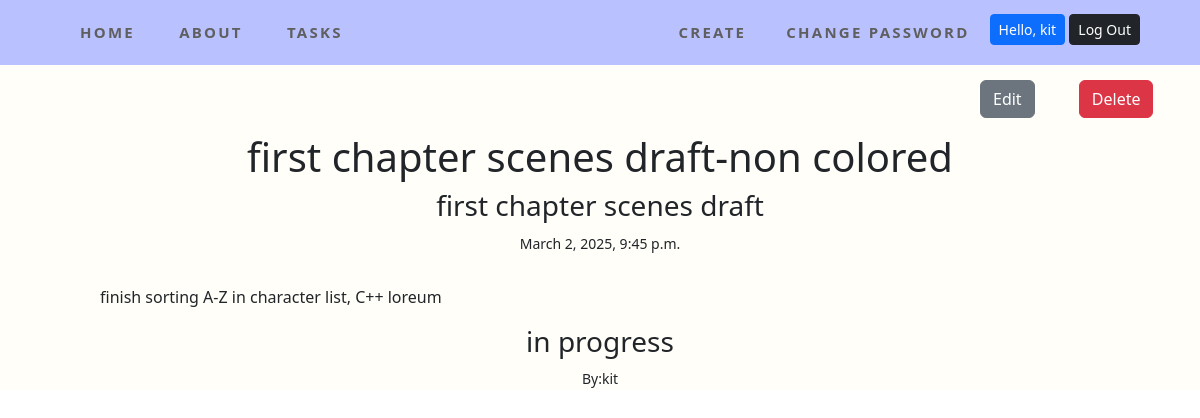
Page /issues/5/ (signed in) on the committed database.
### accounts/models.py (models this page shows)
class CustomUser(AbstractUser):
    role = models.ForeignKey(
        Role,
        on_delete=models.CASCADE,
        blank=True,
        null=True
    )
    team = models.ForeignKey(
        Team,
        on_delete=models.CASCADE,
        blank=True,
        null=True
    )

### issues/models.py (models this page shows, shortened)
class Issue(models.Model):
    name = models.CharField(max_length=64)
    summary = models.CharField(max_length=128)
    description = models.TextField()
    reporter = models.ForeignKey(
        get_user_model(),
        on_delete=models.CASCADE,
        blank=True,
        null=True,
    )
    assignee=models.ForeignKey(
        get_user_model(),
        on_delete=models.CASCADE,
        related_name="assignee",
        blank=True,
        null=True
    )
    created_on = models.DateTimeField(auto_now_add=True)
    status = models.ForeignKey(
        Status,
        on_delete=models.CASCADE,
    )

class Status(models.Model):
    name=models.CharField(max_length=128)
    description=models.CharField(max_length=256)
    def __str__(self):
        return self.name
    class Meta:
        verbose_name_plural = "Status"

### issues/views.py (the view)
# urls.py: path("<int:pk>/",views.IssueDetailView.as_view(), name="detail"),
class IssueDetailView(LoginRequiredMixin, DetailView):
    template_name="issues/detail.html"
    model=Issue

### templates/issues/detail.html (shortened to what this page needs)
{%extends "base.html"%}
{%block content%}
<div class="edit-set">
    <a href="{% url 'edit' issue.pk %}"><button class="btn btn-secondary">Edit</button></a>
    <a href="{% url 'delete' issue.pk %}"><button class="btn btn-danger">Delete</button></a>
</div>
    <div class="post">
    <h1>{{ issue.name}}</h1>
    <h3>{{issue.summary}}</h3>
    <small>{{issue.created_on}}</small>
    <p>{{issue.description}}</p>
    <h3>{{issue.status}}</h3>
    <small>By:{{issue.assignee}}</small>
</div>
{%endblock content%}

### templates/base.html (shortened to what this page needs)
{%load static%}
<!DOCTYPE html>
<html lang="en">
<head>
    <link href="https://cdn.jsdelivr.net/npm/bootstrap@5.3.3/dist/css/bootstrap.min.css" rel="stylesheet">
    <link rel="stylesheet" href="{% static 'css/base.css' %}">
</head>
<body>
<nav>
  <div class="navbar">
    <div class="nav-container">
      <div>
        <a class="topnav" href="{% url 'home'%}">Home</a>
        <a class="topnav" href="{% url 'about'%}">About</a>
        <a class="topnav" href="{% url 'list'%}">Tasks</a>
      </div>
      <div class="nav-right">
      {%if user.is_authenticated %}
        <a class="topnav" href="{% url 'new'%}">Create</a>
        <a class="topnav" href="{% url 'password_change'%}">Change Password </a>
        <form class="pt-2" method="POST" action="{%url 'logout'%}">
          <label class="btn btn-primary btn-sm" >Hello, {{user.username}}</label>
          <input type="submit"  class="btn btn-dark btn-sm" value="Log Out">
        </form>
      {%else%}
        <a class="topnav"  href="{% url 'signup' %}">Sign up</a>
        <a class="topnav"  href="{% url 'login' %}">Log In</a>
      {%endif%}
  </div>
  </div>
</nav>
<div class="content-body">
  {%block content%}
  {%endblock content%}
</div>
</body>
</html>

### static/css/base.css (style rules this page uses)
* { margin: 0; padding: 0; }
.topnav { font-size: 15px !important; }
.navbar { background-color: #bac1ff; padding: 0.4rem 0; position: sticky; top: 0; z-index: 999; }
.nav-container { width: 90%; max-width: 1200px; margin: 0 auto; display: flex; align-items: center; justify-content: space-between; }
.nav-right { display: flex; }
a { color: #5f5f5f; text-transform: uppercase; text-decoration: none; letter-spacing: 0.15em; display: inline-block; padding: 15px 20px; position: relative; font-weight: bold; }
.content-body { width: 100%; background-color: rgb(255, 254, 248); }
.post { text-align: center; }
.post p { padding-left: 100px; padding-right: 100px; text-align: left; padding-top: 30px; }
.edit-set { margin-left: 80%; width:250px; }

### rows in the picture
CustomUser: username "kit"
Issue: name "first chapter scenes draft-non colored", summary "first chapter scenes draft", created_on "March 2, 2025, 9:45 p.m.", description "finish sorting A-Z in character list, C++ loreum", status "in progress", assignee "kit"
